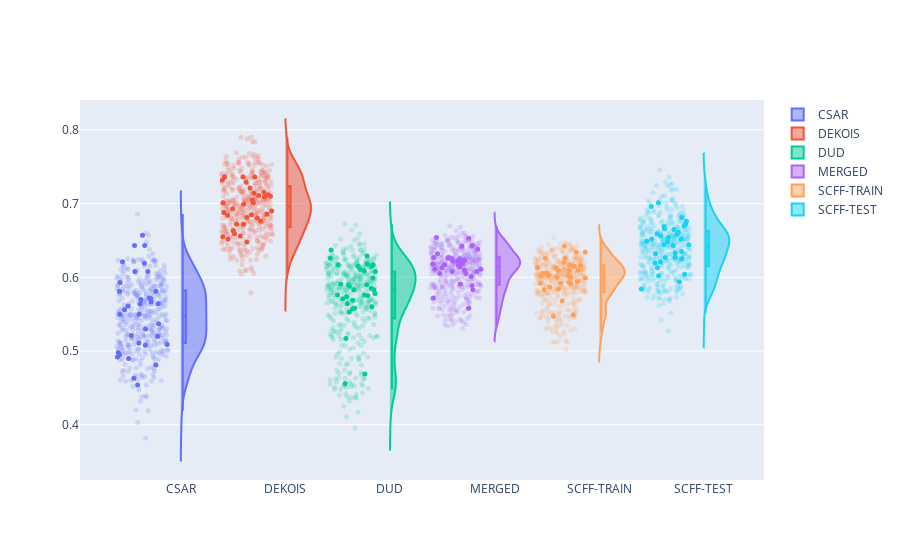

Notebook cell for this chart:
### Code cell
# Violin plots
fig = go.Figure()

for column in W:
    fig.add_trace(go.Violin(
        y = W[column],
       name=column.split('_')[0].upper(),
       jitter=1, points='all', side='positive',
       box_visible=True,
       selectedpoints=selected_points,
           marker= dict(
               size = 5
                           )))
fig

### Figure 1 — Plotly figure (JSON) as saved in the notebook; plotly's stock layout.template omitted (floating-point values rounded to 4 significant figures; data arrays with more than 128 entries replaced by an {"elided": "..."} marker saying what was removed)
{"data": [{"box": {"visible": true}, "jitter": 1, "marker": {"size": 5}, "name": "CSAR", "points": "all", "selectedpoints": [0, 270, 268, 267, 266, 265, 264, 263, 261, 260, 271, 259, 257, 256, 255, 254, 253, 252, 251, 249, 248, 258, 247, 272, 274, 295, 294, 293, 292, 291, 290, 289, 288, 287], "side": "positive", "type": "violin", "y": {"elided": "402 float values"}}, {"box": {"visible": true}, "jitter": 1, "marker": {"size": 5}, "name": "DEKOIS", "points": "all", "selectedpoints": [0, 270, 268, 267, 266, 265, 264, 263, 261, 260, 271, 259, 257, 256, 255, 254, 253, 252, 251, 249, 248, 258, 247, 272, 274, 295, 294, 293, 292, 291, 290, 289, 288, 287], "side": "positive", "type": "violin", "y": {"elided": "402 float values"}}, {"box": {"visible": true}, "jitter": 1, "marker": {"size": 5}, "name": "DUD", "points": "all", "selectedpoints": [0, 270, 268, 267, 266, 265, 264, 263, 261, 260, 271, 259, 257, 256, 255, 254, 253, 252, 251, 249, 248, 258, 247, 272, 274, 295, 294, 293, 292, 291, 290, 289, 288, 287], "side": "positive", "type": "violin", "y": {"elided": "402 float values"}}, {"box": {"visible": true}, "jitter": 1, "marker": {"size": 5}, "name": "MERGED", "points": "all", "selectedpoints": [0, 270, 268, 267, 266, 265, 264, 263, 261, 260, 271, 259, 257, 256, 255, 254, 253, 252, 251, 249, 248, 258, 247, 272, 274, 295, 294, 293, 292, 291, 290, 289, 288, 287], "side": "positive", "type": "violin", "y": {"elided": "402 float values"}}, {"box": {"visible": true}, "jitter": 1, "marker": {"size": 5}, "name": "SCFF-TRAIN", "points": "all", "selectedpoints": [0, 270, 268, 267, 266, 265, 264, 263, 261, 260, 271, 259, 257, 256, 255, 254, 253, 252, 251, 249, 248, 258, 247, 272, 274, 295, 294, 293, 292, 291, 290, 289, 288, 287], "side": "positive", "type": "violin", "y": {"elided": "402 float values"}}, {"box": {"visible": true}, "jitter": 1, "marker": {"size": 5}, "name": "SCFF-TEST", "points": "all", "selectedpoints": [0, 270, 268, 267, 266, 265, 264, 263, 261, 260, 271, 259, 257, 256, 255, 254, 253, 252, 251, 249, 248, 258, 247, 272, 274, 295, 294, 293, 292, 291, 290, 289, 288, 287], "side": "positive", "type": "violin", "y": {"elided": "402 float values"}}], "layout": {}}
